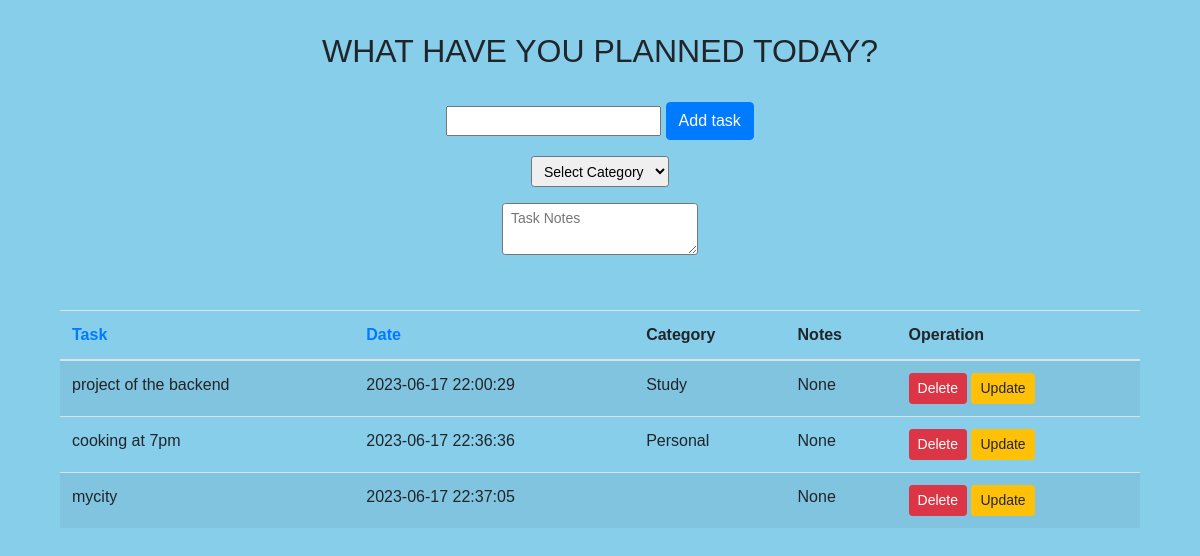
Before: / with the older database file.
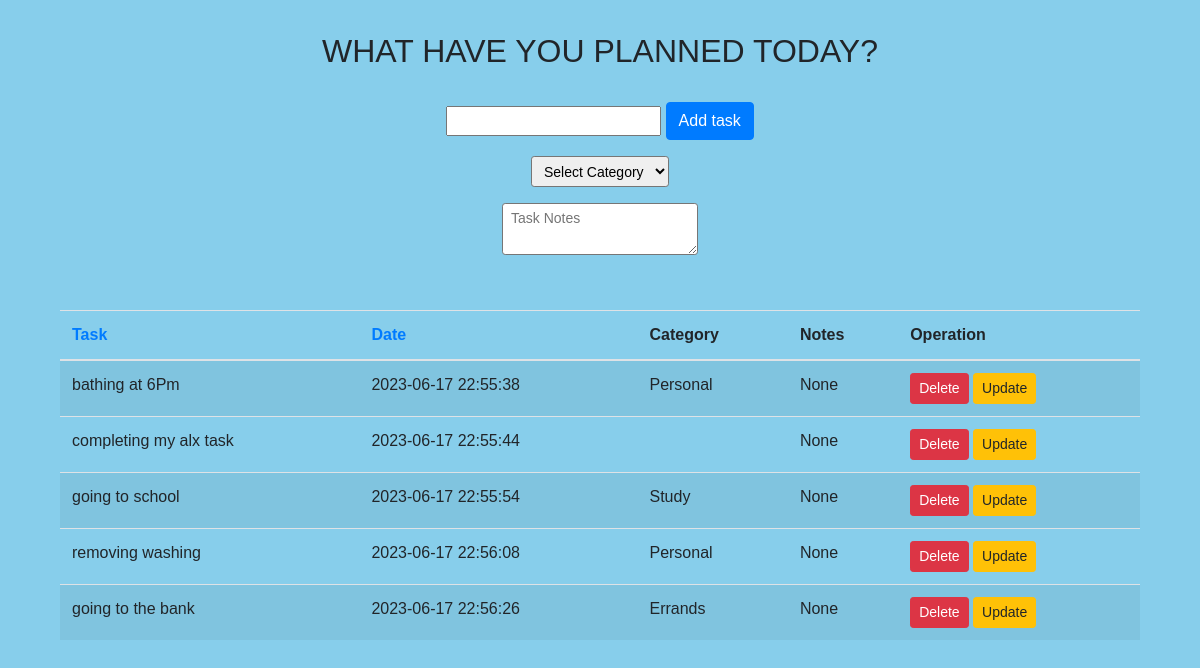
After: the same page with the newer database file.
### app.py (models this page shows, shortened)
class Todo(db.Model):
    id = db.Column(db.Integer, primary_key=True)
    content = db.Column(db.String(200), nullable=False)
    completed = db.Column(db.Integer, default=0)
    pub_date = db.Column(db.DateTime, nullable=False, default=datetime.utcnow)
    category = db.Column(db.String(50), nullable=False)
    notes = db.Column(db.Text)

### app.py (the view)
@app.route('/', methods=['GET', 'POST'])
def index():
    if request.method == 'POST':
        task_content = request.form['task']
        task_category = request.form['category']
        new_task = Todo(content=task_content, category=task_category)
        try:
            db.session.add(new_task)
            db.session.commit()
            return redirect('/')
        except:
            return 'There was an issue adding your task.'
    else:
        tasks = Todo.query.order_by(Todo.pub_date).all()
        return render_template('index.html', tasks=tasks)

### templates/index.html (shortened to what this page needs)
{% extends 'base.html' %}
{% block head %}
    <link rel="stylesheet" type="text/css" href="{{ url_for('static', filename='style.css') }}">
{% endblock %}
{% block body %}
    <h2 class="text-center">WHAT HAVE YOU PLANNED TODAY?</h2>
    <div class="container justify-content-center text-center py-3 my-3">
        <form action="" method="post">
            <div class="form-group">
                {% if update_task %}
                    <input type="text" name="task" id="task" value="{{ update_task.content }}" class="form-control-sm">
                    <input type="submit" value="Update task" class="btn btn-info">
                {% else %}
                    <input type="text" name="task" id="task">
                    <input type="submit" value="Add task" class="btn btn-primary form-control-sm">
                {% endif %}
            </div>
            <div class="form-group">
                <select name="category" class="form-control-sm">
                    <option value="">Select Category</option>
                </select>
            </div>
            <div class="form-group">
                <textarea name="notes" placeholder="Task Notes" class="form-control-sm"></textarea>
            </div>
        </form>
    </div>
    <div class="container">
        <table class="table table-striped">
            <thead>
                <tr>
                    <th scope="col"><a href="?sort=content">Task</a></th>
                    <th scope="col"><a href="?sort=date">Date</a></th>
                    <th scope="col">Category</th>
                    <th scope="col">Notes</th>
                    <th scope="col">Operation</th>
                </tr>
            </thead>
            <tbody>
                {% for task in tasks %}
                    <tr>
                        <td>{{ task.content }}</td>
                        <td>{{ task.pub_date.strftime('%Y-%m-%d %H:%M:%S') }}</td>
                        <td>{{ task.category }}</td>
                        <td>{{ task.notes }}</td>
                        <td>
                            <a href="/delete/{{ task.id }}" class="btn btn-danger btn-sm">Delete</a>
                            <a href="/update/{{ task.id }}" class="btn btn-warning btn-sm">Update</a>
                        </td>
                    </tr>
                {% endfor %}
            </tbody>
        </table>
    </div>
{% endblock %}

### templates/base.html (shortened to what this page needs)
<!doctype html>
<html lang="en">
<head>
    <link rel="stylesheet" href="https://maxcdn.bootstrapcdn.com/bootstrap/4.0.0/css/bootstrap.min.css"
>
    <link rel="stylesheet" href="{{ url_for('static',filename='css/style.css') }}">
    {% block head %}
    {% endblock %}
</head>
<body>
    <div class="container py-3 my-3">
        {% block body %}
        {% endblock %}
    </div>
</body>
</html>

### static/style.css (style rules this page uses)
body { margin: 0; padding: 0; font-family: Arial, sans-serif; background-color: #87CEEB; }

Changed rows visible on the page:
changed Todo: content "project of the backend" → "bathing at 6Pm"; pub_date "2023-06-17 22:00:29" → "2023-06-17 22:55:38"; category "Study" → "Personal"
changed Todo: content "cooking at 7pm" → "completing my alx task"; pub_date "2023-06-17 22:36:36" → "2023-06-17 22:55:44"; category "Personal" → (not shown)
changed Todo: content "mycity" → "going to school"; pub_date "2023-06-17 22:37:05" → "2023-06-17 22:55:54"; category (not shown) → "Study"
added Todo: content "removing washing", pub_date "2023-06-17 22:56:08", category "Personal", notes "None"
added Todo: content "going to the bank", pub_date "2023-06-17 22:56:26", category "Errands", notes "None"
